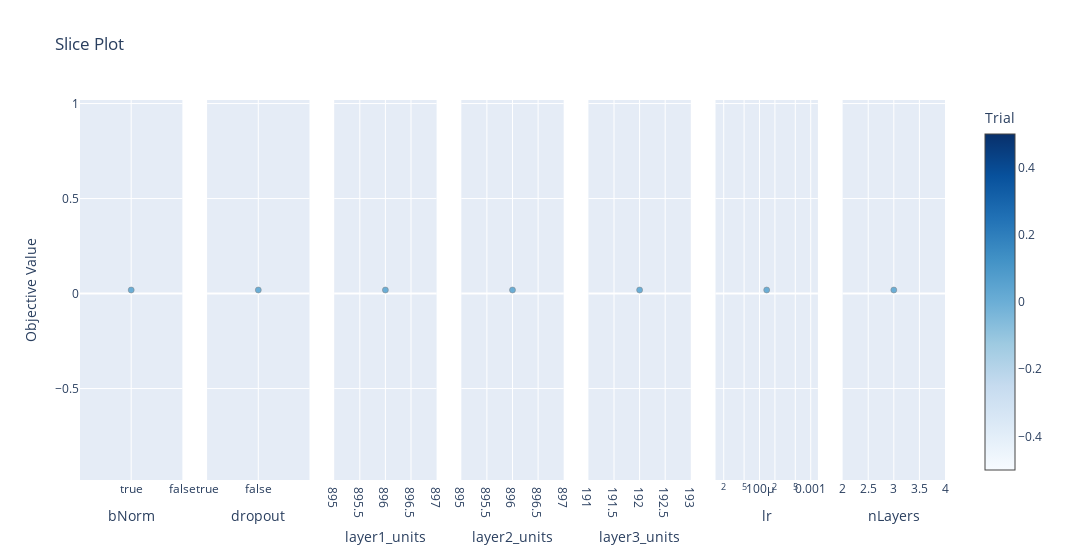

The cell this chart's notebook holds for it:
### Code cell
plot_slice(study)

### Figure 1 — Plotly figure (JSON) as saved in the notebook; plotly's stock layout.template omitted (floating-point values rounded to 4 significant figures)
{"data": [{"marker": {"color": [0], "colorbar": {"title": {"text": "Trial"}, "x": 1, "xpad": 40}, "colorscale": [[0, "rgb(247,251,255)"], [0.125, "rgb(222,235,247)"], [0.25, "rgb(198,219,239)"], [0.375, "rgb(158,202,225)"], [0.5, "rgb(107,174,214)"], [0.625, "rgb(66,146,198)"], [0.75, "rgb(33,113,181)"], [0.875, "rgb(8,81,156)"], [1, "rgb(8,48,107)"]], "line": {"color": "Grey", "width": 0.5}, "showscale": true}, "mode": "markers", "name": "Feasible Trial", "showlegend": false, "type": "scatter", "x": [true], "xaxis": "x", "y": [0.01867], "yaxis": "y"}, {"marker": {"color": [0], "colorbar": {"title": {"text": "Trial"}, "x": 1, "xpad": 40}, "colorscale": [[0, "rgb(247,251,255)"], [0.125, "rgb(222,235,247)"], [0.25, "rgb(198,219,239)"], [0.375, "rgb(158,202,225)"], [0.5, "rgb(107,174,214)"], [0.625, "rgb(66,146,198)"], [0.75, "rgb(33,113,181)"], [0.875, "rgb(8,81,156)"], [1, "rgb(8,48,107)"]], "line": {"color": "Grey", "width": 0.5}, "showscale": false}, "mode": "markers", "name": "Feasible Trial", "showlegend": false, "type": "scatter", "x": [false], "xaxis": "x2", "y": [0.01867], "yaxis": "y2"}, {"marker": {"color": [0], "colorbar": {"title": {"text": "Trial"}, "x": 1, "xpad": 40}, "colorscale": [[0, "rgb(247,251,255)"], [0.125, "rgb(222,235,247)"], [0.25, "rgb(198,219,239)"], [0.375, "rgb(158,202,225)"], [0.5, "rgb(107,174,214)"], [0.625, "rgb(66,146,198)"], [0.75, "rgb(33,113,181)"], [0.875, "rgb(8,81,156)"], [1, "rgb(8,48,107)"]], "line": {"color": "Grey", "width": 0.5}, "showscale": false}, "mode": "markers", "name": "Feasible Trial", "showlegend": false, "type": "scatter", "x": [896], "xaxis": "x3", "y": [0.01867], "yaxis": "y3"}, {"marker": {"color": [0], "colorbar": {"title": {"text": "Trial"}, "x": 1, "xpad": 40}, "colorscale": [[0, "rgb(247,251,255)"], [0.125, "rgb(222,235,247)"], [0.25, "rgb(198,219,239)"], [0.375, "rgb(158,202,225)"], [0.5, "rgb(107,174,214)"], [0.625, "rgb(66,146,198)"], [0.75, "rgb(33,113,181)"], [0.875, "rgb(8,81,156)"], [1, "rgb(8,48,107)"]], "line": {"color": "Grey", "width": 0.5}, "showscale": false}, "mode": "markers", "name": "Feasible Trial", "showlegend": false, "type": "scatter", "x": [896], "xaxis": "x4", "y": [0.01867], "yaxis": "y4"}, {"marker": {"color": [0], "colorbar": {"title": {"text": "Trial"}, "x": 1, "xpad": 40}, "colorscale": [[0, "rgb(247,251,255)"], [0.125, "rgb(222,235,247)"], [0.25, "rgb(198,219,239)"], [0.375, "rgb(158,202,225)"], [0.5, "rgb(107,174,214)"], [0.625, "rgb(66,146,198)"], [0.75, "rgb(33,113,181)"], [0.875, "rgb(8,81,156)"], [1, "rgb(8,48,107)"]], "line": {"color": "Grey", "width": 0.5}, "showscale": false}, "mode": "markers", "name": "Feasible Trial", "showlegend": false, "type": "scatter", "x": [192], "xaxis": "x5", "y": [0.01867], "yaxis": "y5"}, {"marker": {"color": [0], "colorbar": {"title": {"text": "Trial"}, "x": 1, "xpad": 40}, "colorscale": [[0, "rgb(247,251,255)"], [0.125, "rgb(222,235,247)"], [0.25, "rgb(198,219,239)"], [0.375, "rgb(158,202,225)"], [0.5, "rgb(107,174,214)"], [0.625, "rgb(66,146,198)"], [0.75, "rgb(33,113,181)"], [0.875, "rgb(8,81,156)"], [1, "rgb(8,48,107)"]], "line": {"color": "Grey", "width": 0.5}, "showscale": false}, "mode": "markers", "name": "Feasible Trial", "showlegend": false, "type": "scatter", "x": [0.0001382], "xaxis": "x6", "y": [0.01867], "yaxis": "y6"}, {"marker": {"color": [0], "colorbar": {"title": {"text": "Trial"}, "x": 1, "xpad": 40}, "colorscale": [[0, "rgb(247,251,255)"], [0.125, "rgb(222,235,247)"], [0.25, "rgb(198,219,239)"], [0.375, "rgb(158,202,225)"], [0.5, "rgb(107,174,214)"], [0.625, "rgb(66,146,198)"], [0.75, "rgb(33,113,181)"], [0.875, "rgb(8,81,156)"], [1, "rgb(8,48,107)"]], "line": {"color": "Grey", "width": 0.5}, "showscale": false}, "mode": "markers", "name": "Feasible Trial", "showlegend": false, "type": "scatter", "x": [3], "xaxis": "x7", "y": [0.01867], "yaxis": "y7"}], "layout": {"title": {"text": "Slice Plot"}, "width": 2100, "xaxis": {"anchor": "y", "categoryarray": [true, false], "categoryorder": "array", "domain": [0, 0.1184], "title": {"text": "bNorm"}, "type": "category"}, "xaxis2": {"anchor": "y2", "categoryarray": [true, false], "categoryorder": "array", "domain": [0.1469, 0.2653], "title": {"text": "dropout"}, "type": "category"}, "xaxis3": {"anchor": "y3", "domain": [0.2939, 0.4122], "title": {"text": "layer1_units"}}, "xaxis4": {"anchor": "y4", "domain": [0.4408, 0.5592], "title": {"text": "layer2_units"}}, "xaxis5": {"anchor": "y5", "domain": [0.5878, 0.7061], "title": {"text": "layer3_units"}}, "xaxis6": {"anchor": "y6", "domain": [0.7347, 0.8531], "title": {"text": "lr"}, "type": "log"}, "xaxis7": {"anchor": "y7", "domain": [0.8816, 1.0], "title": {"text": "nLayers"}}, "yaxis": {"anchor": "x", "domain": [0, 1], "title": {"text": "Objective Value"}}, "yaxis2": {"anchor": "x2", "domain": [0, 1], "matches": "y", "showticklabels": false}, "yaxis3": {"anchor": "x3", "domain": [0, 1], "matches": "y", "showticklabels": false}, "yaxis4": {"anchor": "x4", "domain": [0, 1], "matches": "y", "showticklabels": false}, "yaxis5": {"anchor": "x5", "domain": [0, 1], "matches": "y", "showticklabels": false}, "yaxis6": {"anchor": "x6", "domain": [0, 1], "matches": "y", "showticklabels": false}, "yaxis7": {"anchor": "x7", "domain": [0, 1], "matches": "y", "showticklabels": false}}}
